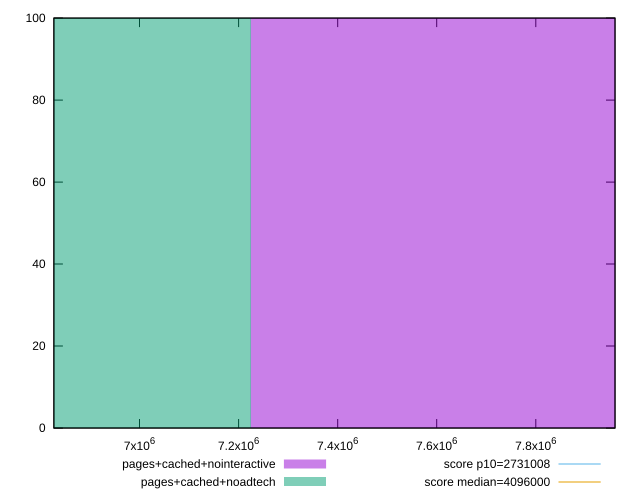

Generate this figure with gnuplot:
reset
set terminal svg size 640, 500 enhanced background rgb 'white'
set output "report_00007_2020-12-11T15:55:29.892Z/total-byte-weight/comparison/histogram/3_vs_4.svg"

$pagesCachedNointeractive <<EOF
7880708.106443809 100
EOF

$pagesCachedNoadtech <<EOF
6567256.755369841 100
EOF

set key outside below
set boxwidth 1313451.3510739682
set yrange [0:100]
set style fill transparent solid 0.5 noborder

plot \
  $pagesCachedNointeractive title "pages+cached+nointeractive" with boxes, \
  $pagesCachedNoadtech title "pages+cached+noadtech" with boxes, \


reset
